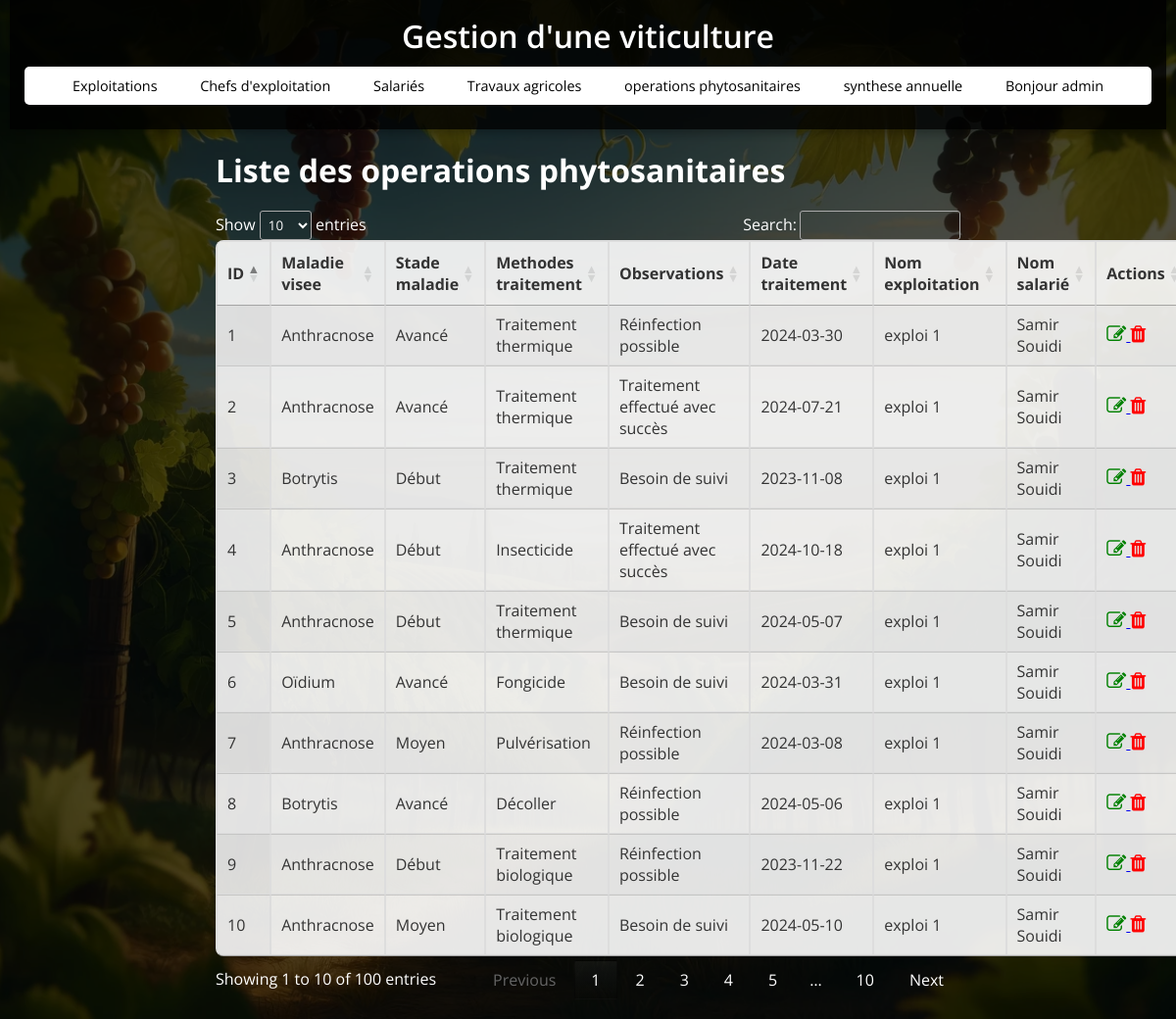
Page /operations_phytosanitaires (signed in) on the committed database.
### tables this page shows
CREATE TABLE operations_phytosanitaires (
                    id_operation_sanitaire INTEGER PRIMARY KEY,
                    maladie_visee TEXT,
                    stade_maladie TEXT,
                    methodes_traitement TEXT,
                    observations TEXT,
                    etat TEXT,
                    date_traitement,
                    id_exploitation INTEGER,
                    id_salarie INTEGER,
                    FOREIGN KEY(id_exploitation) REFERENCES exploitations(id_exploitation),
                    FOREIGN KEY(id_salarie) REFERENCES salaries(id_salarie)
                );

CREATE TABLE exploitations (
                    id_exploitation INTEGER PRIMARY KEY,
                    nom_exploitation TEXT,
                    superficie REAL
                );

CREATE TABLE salaries (
                    id_salarie INTEGER PRIMARY KEY,
                    identifiant_sal TEXT,
                    nom_salarie TEXT,
                    prenom_salarie TEXT,
                    date_embauche TEXT,
                    id_exploitation INTEGER,
                    FOREIGN KEY(id_exploitation) REFERENCES exploitations(id_exploitation)
                );

### app.py (the view)
@app.route('/operations_phytosanitaires')
def operations_phytosanitaires():
    if 'user_id' not in session:
        return redirect(url_for('login'))
    conn = get_db_connection()
    operations_phytosanitaires = conn.execute(f'''
                    SELECT * FROM operations_phytosanitaires
                    join exploitations on exploitations.id_exploitation=operations_phytosanitaires.id_exploitation
                    join salaries on salaries.id_salarie=operations_phytosanitaires.id_salarie
                    ''').fetchall()
    conn.close()
    return render_template('operations_phytosanitaires.html', operations_phytosanitaires=operations_phytosanitaires)

### app.py (called while the page is built)
def get_db_connection():
    conn = sqlite3.connect(DB_NAME)
    conn.row_factory = sqlite3.Row  # Retourne les résultats sous forme de dictionnaire
    return conn

### templates/operations_phytosanitaires.html (shortened to what this page needs)
{% extends 'base.html' %}
{% block content %}
    <h2>Liste des operations phytosanitaires </h2>
    <table id="operations_phytosanitairesTable" class="display">
        <thead>
            <tr>
                <th>ID</th>
                <th>Maladie visee</th>
                <th>Stade maladie</th>
                <th>Methodes traitement</th>
                <th>Observations</th>
                <th>Date traitement</th>
                <th>Nom exploitation</th>
                <th>Nom salarié</th>
                <th>Actions</th>
            </tr>
        </thead>
        <tbody>
            {% for operation in operations_phytosanitaires %}
            <tr>
                <td>{{ operation.id_operation_sanitaire }}</td>
                <td>{{ operation.maladie_visee }}</td>
                <td>{{ operation.stade_maladie }}</td>
                <td>{{ operation.methodes_traitement }}</td>
                <td>{{ operation.observations }}</td>
                <td>{{ operation.date_traitement }}</td>
                <td>{{ operation.nom_exploitation }}</td>
                <td>{{ operation.nom_salarie }} {{ operation.prenom_salarie }}</td>
                <td>
                    <a href="{{ url_for('edit_operation', id=operation.id_operation_sanitaire) }}">
                        <i class="fa fa-edit" style="font-size:20px;color:green"></i>
                    </a>
                    <a href="{{ url_for('delete_operation_phytosanitaire', id=operation.id_operation_sanitaire) }}">
    <i class="fa fa-trash" style="font-size:20px;color:red;"></i>
                    </a>
                </td>
            </tr>
            {% endfor %}
        </tbody>
    </table>
{% endblock %}

### static/style.css (style rules this page uses)
* { margin: 0; padding: 0; box-sizing: border-box; font-family: "Open Sans", sans-serif; }
body { display: flex; flex-direction: column; align-items: center; justify-content: flex-start; min-height: 100vh; width: 100%; background: url("./img/viticulture.webp") center/cover no-repeat, #000; padding: 0 10px; position: relative; overflow-y: auto; color: #fff; }
body::before { content: ""; position: absolute; width: 100%; height: 100%; background: rgba(0, 0, 0, 0.7); z-index: -1; }
table { width: 100%; border-collapse: collapse; margin-top: 20px; background: rgba(255, 255, 255, 0.9); color: #333; border-radius: 8px; overflow: hidden; }
table, th, td { border: 1px solid #ddd; }
th, td { padding: 8px; text-align: left; }
h2 { font-size: 2rem; margin-bottom: 20px; color: #fff; }

### rows in the picture
operations_phytosanitaires: id_operation_sanitaire "1", maladie_visee "Anthracnose", stade_maladie "Avancé", methodes_traitement "Traitement thermique", observations "Réinfection possible", date_traitement "2024-03-30", nom_exploitation "exploi 1", nom_salarie "Samir", prenom_salarie "Souidi"
operations_phytosanitaires: id_operation_sanitaire "2", maladie_visee "Anthracnose", stade_maladie "Avancé", methodes_traitement "Traitement thermique", observations "Traitement effectué avec succès", date_traitement "2024-07-21", nom_exploitation "exploi 1", nom_salarie "Samir", prenom_salarie "Souidi"
operations_phytosanitaires: id_operation_sanitaire "3", maladie_visee "Botrytis", stade_maladie "Début", methodes_traitement "Traitement thermique", observations "Besoin de suivi", date_traitement "2023-11-08", nom_exploitation "exploi 1", nom_salarie "Samir", prenom_salarie "Souidi"
operations_phytosanitaires: id_operation_sanitaire "4", maladie_visee "Anthracnose", stade_maladie "Début", methodes_traitement "Insecticide", observations "Traitement effectué avec succès", date_traitement "2024-10-18", nom_exploitation "exploi 1", nom_salarie "Samir", prenom_salarie "Souidi"
operations_phytosanitaires: id_operation_sanitaire "5", maladie_visee "Anthracnose", stade_maladie "Début", methodes_traitement "Traitement thermique", observations "Besoin de suivi", date_traitement "2024-05-07", nom_exploitation "exploi 1", nom_salarie "Samir", prenom_salarie "Souidi"
operations_phytosanitaires: id_operation_sanitaire "6", maladie_visee "Oïdium", stade_maladie "Avancé", methodes_traitement "Fongicide", observations "Besoin de suivi", date_traitement "2024-03-31", nom_exploitation "exploi 1", nom_salarie "Samir", prenom_salarie "Souidi"
operations_phytosanitaires: id_operation_sanitaire "7", maladie_visee "Anthracnose", stade_maladie "Moyen", methodes_traitement "Pulvérisation", observations "Réinfection possible", date_traitement "2024-03-08", nom_exploitation "exploi 1", nom_salarie "Samir", prenom_salarie "Souidi"
operations_phytosanitaires: id_operation_sanitaire "8", maladie_visee "Botrytis", stade_maladie "Avancé", methodes_traitement "Décoller", observations "Réinfection possible", date_traitement "2024-05-06", nom_exploitation "exploi 1", nom_salarie "Samir", prenom_salarie "Souidi"
operations_phytosanitaires: id_operation_sanitaire "9", maladie_visee "Anthracnose", stade_maladie "Début", methodes_traitement "Traitement biologique", observations "Réinfection possible", date_traitement "2023-11-22", nom_exploitation "exploi 1", nom_salarie "Samir", prenom_salarie "Souidi"
operations_phytosanitaires: id_operation_sanitaire "10", maladie_visee "Anthracnose", stade_maladie "Moyen", methodes_traitement "Traitement biologique", observations "Besoin de suivi", date_traitement "2024-05-10", nom_exploitation "exploi 1", nom_salarie "Samir", prenom_salarie "Souidi"

### other values in the picture
{{ session.get('admin') }} "admin"
